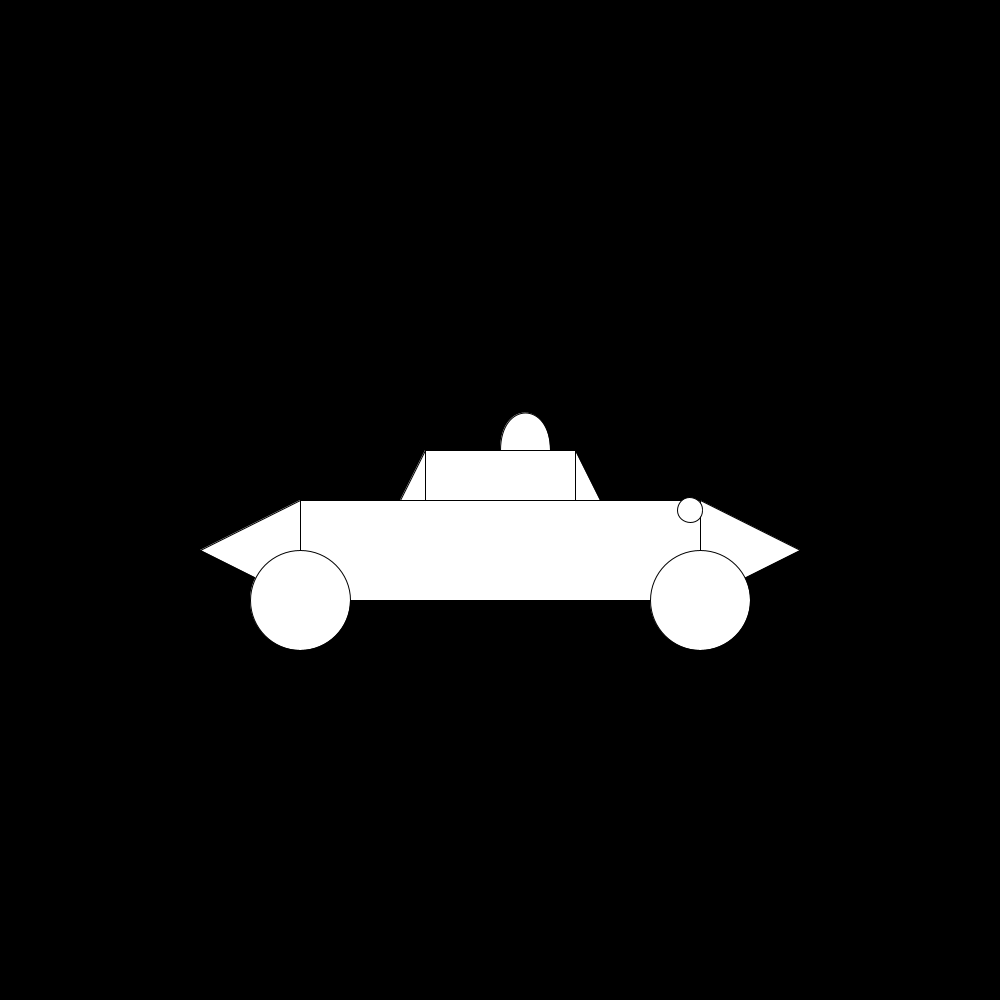
Frame 1 (no input)
Frame 60 (the mouse pressed at the canvas centre just before this capture): identical to frame 1, image omitted
Frame 120 (the mouse held since frame 60 and released just before this capture): identical to frame 1, image omitted

The Processing sketch that drew this single still picture (run headless with seeded random() and noise(); from frame 60 on, the mouse is pressed at the canvas centre):

// Processing sketch: Ariza_David_HandsOnCreatingGeometry
// ── Ariza_David_HandsOnCreatingGeometry.pde
int x;
int y;

void setup() {
  size(1000, 1000);
}

void draw() {
  background(0);
  rect(425,450,150,50);
  rect(300,500,400,100);
  triangle(300,500,300,600,200,550);
  triangle(700,500,700,600,800,550);
  ellipse(300,600,100,100);
  ellipse(700,600,100,100);
  quad(425,450,425,500,400,500,400,500);
  quad(575,450,575,500,600,500,600,500);
  arc(690,510,25,25,0,6.2831);
  bezier(500,450,500,400,550,400,550,450);
}
